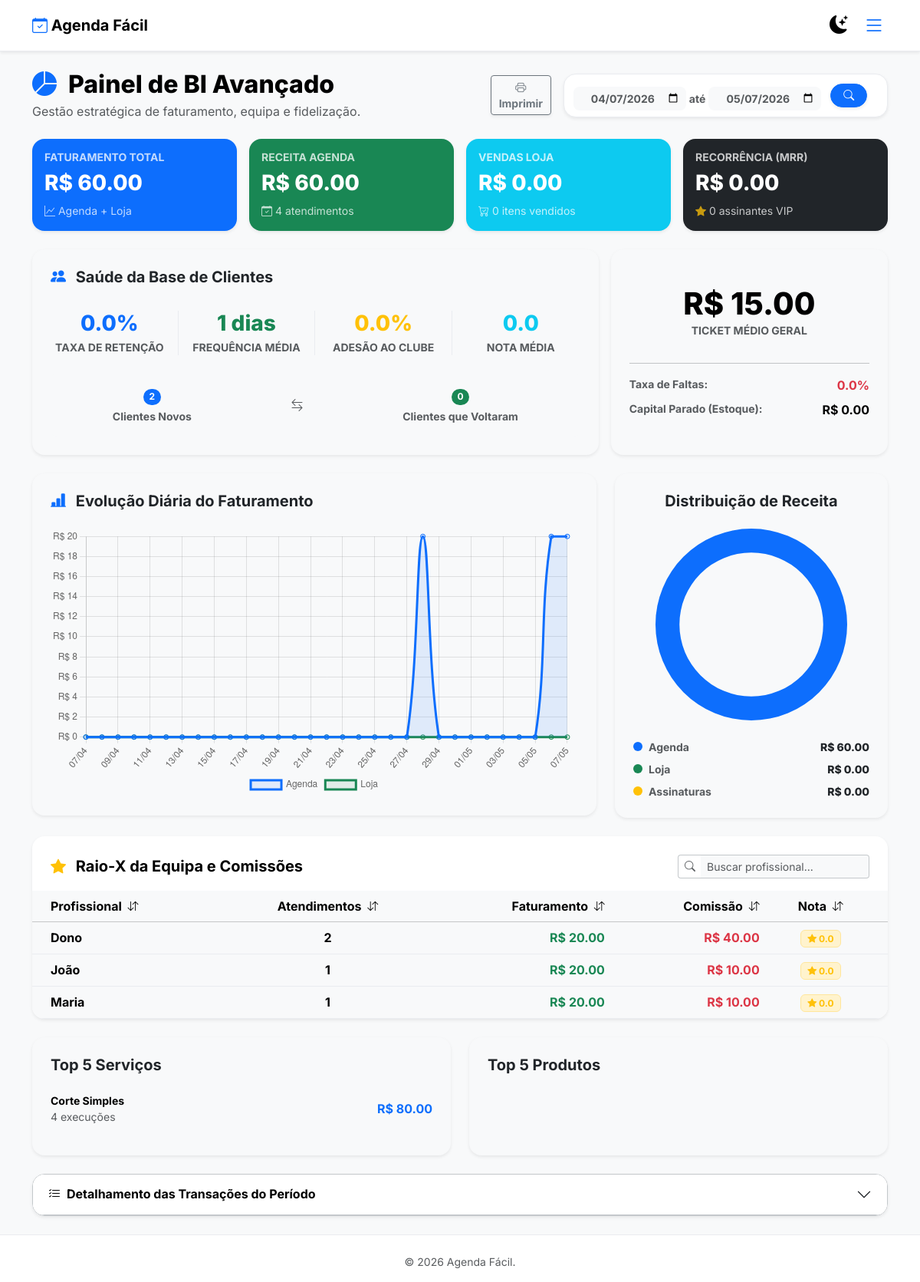
/admin/relatorio_bi (signed in), run on an earlier commit of the app's database.
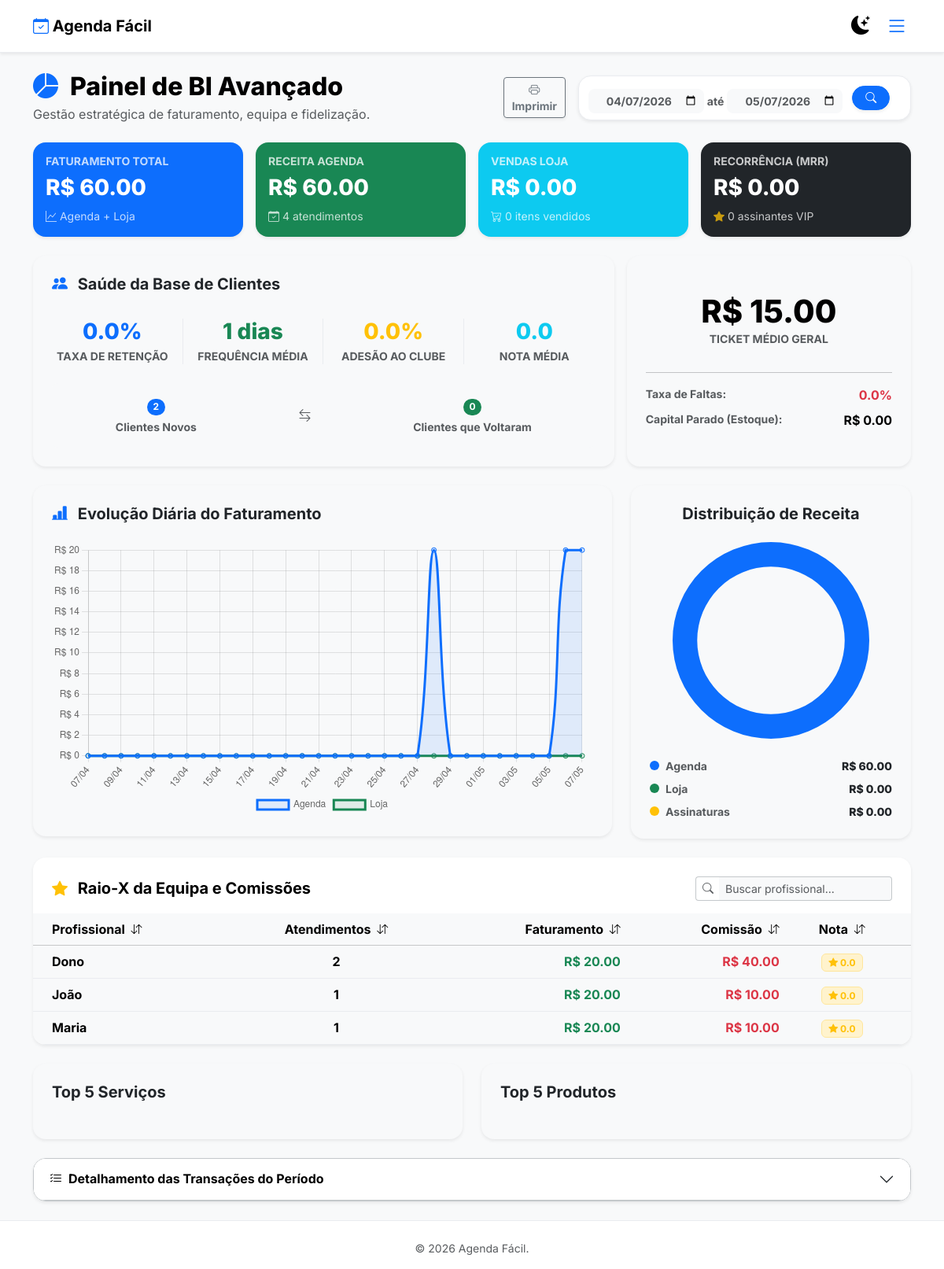
And on a later commit of the database.
### app.py (models this page shows)
class Professional(db.Model):
    __tablename__ = 'professionals'
    id = db.Column(db.Integer, primary_key=True)
    name = db.Column(db.String(100), nullable=False)
    commission_rate = db.Column(db.Float, default=0.0)
    is_active = db.Column(db.Boolean, default=True)
    establishment_id = db.Column(db.Integer, db.ForeignKey('establishments.id'), nullable=False)
    appointments = db.relationship('Appointment', backref='professional', lazy=True)

class Service(db.Model):
    __tablename__ = 'services'
    id = db.Column(db.Integer, primary_key=True)
    name = db.Column(db.String(100), nullable=False)
    duration = db.Column(db.Integer, nullable=False)
    price = db.Column(db.Float, nullable=False, default=0.0)
    establishment_id = db.Column(db.Integer, db.ForeignKey('establishments.id'), nullable=False)
    category_id = db.Column(db.Integer, db.ForeignKey('categories.id'), nullable=True)
    is_combo = db.Column(db.Boolean, default=False)
    original_price = db.Column(db.Float, nullable=True)
    is_club_included = db.Column(db.Boolean, default=False)
    is_hidden = db.Column(db.Boolean, default=False)

### app.py (the view, shortened to what this page needs)
@app.route('/admin/relatorio_bi')
@login_required
def relatorio_bi():
    if not current_user.establishment.has_access: return redirect(url_for('planos'))
    est = current_user.establishment
    hoje = get_now_brazil().date()
    start_date_str = request.args.get('start_date', (hoje - timedelta(days=30)).strftime('%Y-%m-%d'))
    end_date_str = request.args.get('end_date', hoje.strftime('%Y-%m-%d'))
    try:
        start_date = datetime.strptime(start_date_str, '%Y-%m-%d').date()
        end_date = datetime.strptime(end_date_str, '%Y-%m-%d').date()
    except:
        start_date = hoje - timedelta(days=30); end_date = hoje
    appts = Appointment.query.filter(Appointment.establishment_id == est.id, Appointment.appointment_date >= start_date, Appointment.appointment_date <= end_date).all()
    concluidos = [a for a in appts if a.status in ['concluido', 'arquivado']]
    faltas = [a for a in appts if a.status == 'falta']
    fat_agenda = sum(a.total_price for a in concluidos)
    qtd_concluidos = len(concluidos)
    taxa_faltas = (len(faltas) / len(appts) * 100) if appts else 0
    avaliacoes = [a.rating for a in concluidos if a.rating]
    media_avaliacoes = (sum(avaliacoes) / len(avaliacoes)) if avaliacoes else 0
    qtd_avaliacoes = len(avaliacoes)
    comissoes = {}
    desempenho_profissionais = {} # NOVO: Dados detalhados da equipe
    ranking_servicos = {}
    grafico_datas = []
    grafico_agenda = {}
    grafico_loja = {}
    delta = end_date - start_date
    for i in range(delta.days + 1):
        d = start_date + timedelta(days=i)
        d_str = d.strftime('%d/%m')
        grafico_datas.append(d_str)
        grafico_agenda[d_str] = 0.0
        grafico_loja[d_str] = 0.0
    for a in concluidos:
        if a.professional:
            prof_name = a.professional.name
            if prof_name not in desempenho_profissionais:
                desempenho_profissionais[prof_name] = {'faturamento': 0.0, 'atendimentos': 0, 'comissao': 0.0, 'soma_notas': 0, 'qtd_notas': 0}
            desempenho_profissionais[prof_name]['faturamento'] += a.total_price
            desempenho_profissionais[prof_name]['atendimentos'] += 1
            if a.commission_value:
                comissoes[prof_name] = comissoes.get(prof_name, 0) + a.commission_value
                desempenho_profissionais[prof_name]['comissao'] += a.commission_value
            if a.rating:
                desempenho_profissionais[prof_name]['soma_notas'] += a.rating
                desempenho_profissionais[prof_name]['qtd_notas'] += 1
        for s in a.services:
            if s.name not in ranking_servicos: ranking_servicos[s.name] = {'qtd': 0, 'receita': 0}
            ranking_servicos[s.name]['qtd'] += 1
            ranking_servicos[s.name]['receita'] += s.price
        d_str = a.appointment_date.strftime('%d/%m')
        if d_str in grafico_agenda:
            grafico_agenda[d_str] += a.total_price
    for prof_name, dados in desempenho_profissionais.items():
        dados['nota_media'] = (dados['soma_notas'] / dados['qtd_notas']) if dados['qtd_notas'] > 0 else 0
    top_servicos = sorted(ranking_servicos.items(), key=lambda x: x[1]['receita'], reverse=True)[:5]
    vendas = ProductSale.query.filter(ProductSale.establishment_id == est.id).all()
    vendas_periodo = [v for v in vendas if start_date <= v.sale_date.date() <= end_date]
    fat_loja = sum(v.total_price for v in vendas_periodo)
    itens_vendidos = sum(v.quantity for v in vendas_periodo)
    ranking_produtos = {}
    top_produtos = sorted(ranking_produtos.items(), key=lambda x: x[1]['receita'], reverse=True)[:5]
    estoque = Product.query.filter_by(establishment_id=est.id).all()
    capital_parado = sum(p.price * p.stock_quantity for p in estoque)
    now = get_now_brazil()
    subs_ativos = ClientSubscription.query.filter_by(establishment_id=est.id, status='ativo').filter(ClientSubscription.expiry_date >= now).all()
    mrr = sum(s.plan.price for s in subs_ativos)
    total_assinantes = len(subs_ativos)
    telefones_periodo = set(a.client_phone for a in concluidos)
    total_clientes_unicos_periodo = len(telefones_periodo)
    clientes_recorrentes = 0
    clientes_novos = 0
    soma_dias_retorno = 0
    qtd_retornos = 0
    total_clientes_base = db.session.query(Appointment.client_phone).filter_by(establishment_id=est.id).filter(Appointment.status.in_(['concluido', 'arquivado'])).distinct().count()
    taxa_adesao_vip = (total_assinantes / total_clientes_base * 100) if total_clientes_base > 0 else 0
    for telefone in telefones_periodo:
        historico_cliente = Appointment.query.filter_by(establishment_id=est.id, client_phone=telefone).filter(Appointment.status.in_(['concluido', 'arquivado'])).order_by(Appointment.appointment_date.asc()).all()
        if historico_cliente:
            primeira_visita = historico_cliente[0].appointment_date
            if start_date <= primeira_visita <= end_date:
                clientes_novos += 1
            else:
                clientes_recorrentes += 1
            for i in range(1, len(historico_cliente)):
                delta_dias = (historico_cliente[i].appointment_date - historico_cliente[i-1].appointment_date).days
                if delta_dias > 0:
                    soma_dias_retorno += delta_dias
                    qtd_retornos += 1
    taxa_retencao = (clientes_recorrentes / total_clientes_unicos_periodo * 100) if total_clientes_unicos_periodo > 0 else 0
    frequencia_media = (soma_dias_retorno / qtd_retornos) if qtd_retornos > 0 else 0
    fat_total = fat_agenda + fat_loja
    total_transacoes = qtd_concluidos + len(vendas_periodo)
    ticket_medio = (fat_total / total_transacoes) if total_transacoes > 0 else 0
    chart_data_agenda = [grafico_agenda[d] for d in grafico_datas]
    chart_data_loja = [grafico_loja[d] for d in grafico_datas]
    return render_template('relatorio_bi.html', establishment=est, start_date=start_date_str, end_date=end_date_str,
                           fat_total=fat_total, fat_agenda=fat_agenda, fat_loja=fat_loja, mrr=mrr, total_assinantes=total_assinantes,
                           qtd_concluidos=qtd_concluidos, taxa_faltas=taxa_faltas, itens_vendidos=itens_vendidos,
                           top_servicos=top_servicos, top_produtos=top_produtos, comissoes=comissoes, capital_parado=capital_parado,
                           ticket_medio=ticket_medio, media_avaliacoes=media_avaliacoes, qtd_avaliacoes=qtd_avaliacoes,
                           chart_labels=grafico_datas, chart_data_agenda=chart_data_agenda, chart_data_loja=chart_data_loja,
                           concluidos=concluidos, vendas_periodo=vendas_periodo,
                           desempenho_profissionais=desempenho_profissionais, taxa_retencao=taxa_retencao,
                           frequencia_media=frequencia_media, taxa_adesao_vip=taxa_adesao_vip,
                           clientes_novos=clientes_novos, clientes_recorrentes=clientes_recorrentes)

### app.py (called while the page is built)
def get_now_brazil():
    return datetime.utcnow() - timedelta(hours=3)

@login_manager.user_loader
def load_user(user_id): return Admin.query.get(int(user_id))

    @property
    def has_access(self):
        if self.is_active: return True
        if self.trial_ends and get_now_brazil() < self.trial_ends: return True
        return False

    @property
    def service_names(self):
        return " + ".join([s.name for s in self.services])

### templates/relatorio_bi.html (shortened to what the changed rows need)
{% extends 'layout.html' %}
{% block content %}
<div class="container py-4">
    <div class="d-flex flex-column flex-lg-row justify-content-between align-items-lg-center mb-4 gap-3">
        <div>
            <h2 class="fw-black text-body-emphasis mb-1"><i class="bi bi-pie-chart-fill text-primary me-2"></i> Painel de BI Avançado</h2>
        </div>
    </div>
    {% if establishment.plan_type == 'gestao' %}
    <div class="card border-0 shadow-sm rounded-4 mb-4 overflow-hidden bg-body">
        <div class="card-body p-0">
            <div class="table-responsive">
                <table class="table table-hover align-middle mb-0" style="min-width: 700px;">
                    <thead class="table-light">
                        <tr>
        		    <th class="ps-4 cursor-pointer" onclick="ordenarEquipa(0)">Profissional <i class="bi bi-arrow-down-up small ms-1"></i></th>
        		    <th class="text-center cursor-pointer" onclick="ordenarEquipa(1)">Atendimentos <i class="bi bi-arrow-down-up small ms-1"></i></th>
        		    <th class="text-end cursor-pointer" onclick="ordenarEquipa(2)">Faturamento <i class="bi bi-arrow-down-up small ms-1"></i></th>
        		    <th class="text-end cursor-pointer" onclick="ordenarEquipa(3)">Comissão <i class="bi bi-arrow-down-up small ms-1"></i></th>
        		    <th class="text-center pe-4 cursor-pointer" onclick="ordenarEquipa(4)">Nota <i class="bi bi-arrow-down-up small ms-1"></i></th>
    			</tr>
		    </thead>
		    <tbody class="text-body-emphasis" id="corpoEquipa">
                        {% for prof, dados in desempenho_profissionais.items() %}
                        <tr class="linha-prof">
                            <td class="ps-4">
                                <div class="fw-bold nome-prof">{{ prof }}</div>
                            </td>
                            <td class="text-center fw-bold">{{ dados.atendimentos }}</td>
                            <td class="text-end fw-bold text-success">R$ {{ "%.2f"|format(dados.faturamento) }}</td>
                            <td class="text-end fw-bold text-danger">R$ {{ "%.2f"|format(dados.comissao) }}</td>
                            <td class="text-center pe-4">
                                <span class="badge bg-warning-subtle text-warning border border-warning-subtle px-2 py-1">
                                    <i class="bi bi-star-fill"></i> {{ "%.1f"|format(dados.nota_media) }}
                                </span>
                            </td>
                        </tr>
                        {% endfor %}
                    </tbody>
                </table>
            </div>
        </div>
    </div>
    {% endif %}
    <div class="row g-4 mb-4">
        <div class="col-md-6">
            <div class="card border-0 shadow-sm rounded-4 h-100">
                <div class="card-body p-4">
                    {% for nome, info in top_servicos %}
                    <div class="d-flex justify-content-between align-items-center mb-3">
                        <div>
                            <div class="fw-bold text-body-emphasis small">{{ nome }}</div>
                            <div class="text-muted small">{{ info.qtd }} execuções</div>
                        </div>
                        <div class="text-end fw-bold text-primary">R$ {{ "%.2f"|format(info.receita) }}</div>
                    </div>
                    {% endfor %}
                </div>
            </div>
        </div>
    </div>
    <div class="accordion shadow-sm rounded-4 overflow-hidden border border-secondary-subtle" id="accordionHistorico">
        <div class="accordion-item border-0 bg-body">
            <h2 class="accordion-header">
                <button class="accordion-button collapsed fw-bold bg-body text-body-emphasis border-bottom border-secondary-subtle" type="button" data-bs-toggle="collapse" data-bs-target="#collapseOne">
                    <i class="bi bi-list-check me-2"></i> Detalhamento das Transações do Período
                </button>
            </h2>
        </div>
    </div>
</div>
{% endblock %}

What changed in the data, as far as the page shows it:
removed Service: name "Corte Simples", qtd "4", receita "80.00"
